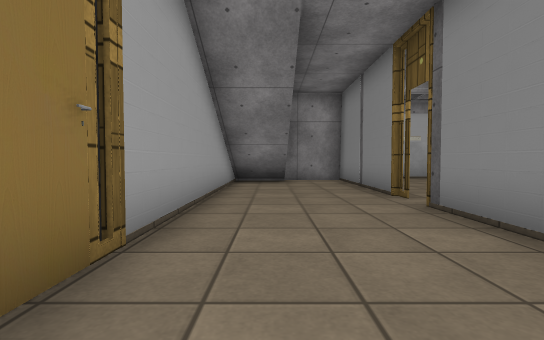
View 1 (above)

12 first-person views from a walk through a 3-D level made in the Unity game engine. The camera is 0.72 m above the floor, tilts 2° down and sees 85° across. The floor is counted in squares, 1 m on a side. Each view is taken from the middle of a square. On the plan, view 1 faces up. The plan holds only what a view shows up to about 10 squares ahead; the rest is blank. The place goes on beyond the plan. Door leaves are left out, so doorways stand open. Some surface patterns are stand-ins.

View 2
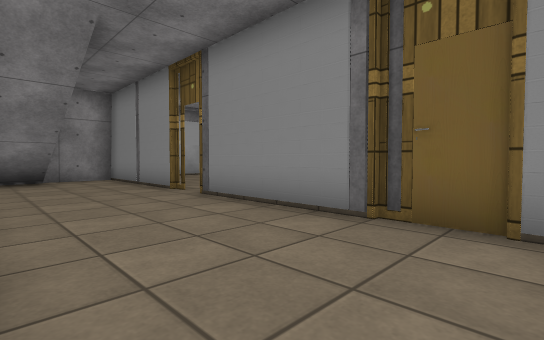

View 3
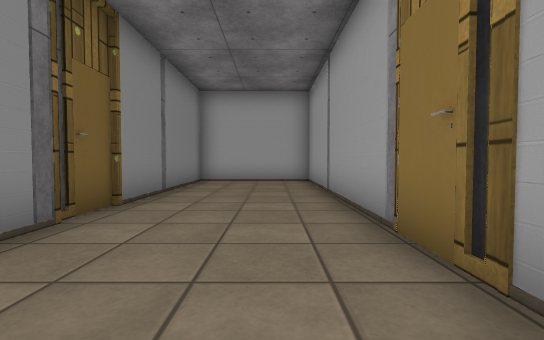

View 4
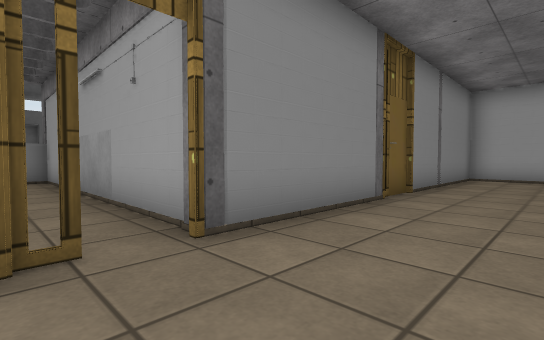

View 5
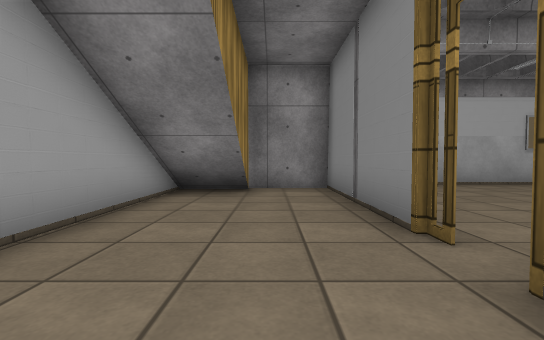

View 6
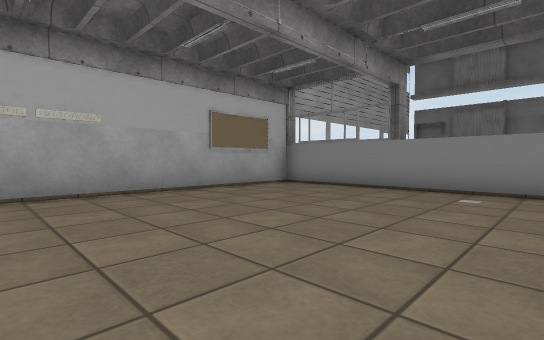

View 7
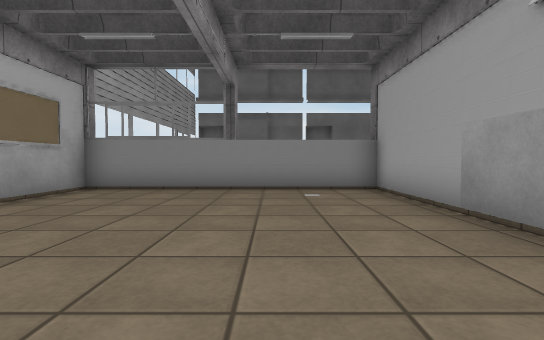

View 8
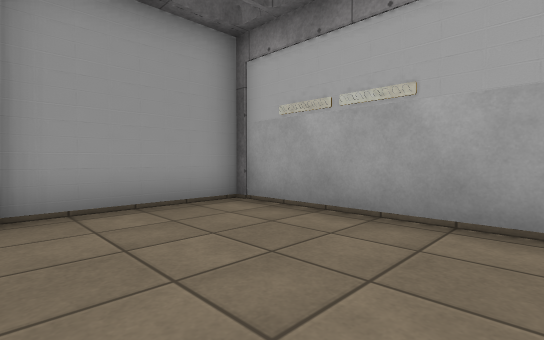

View 9
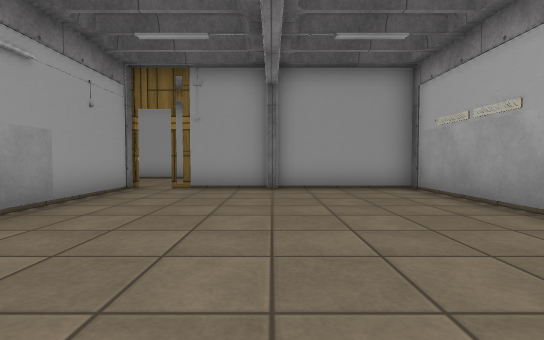

View 10
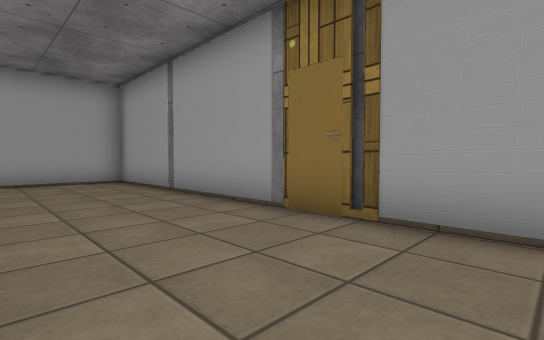

View 11
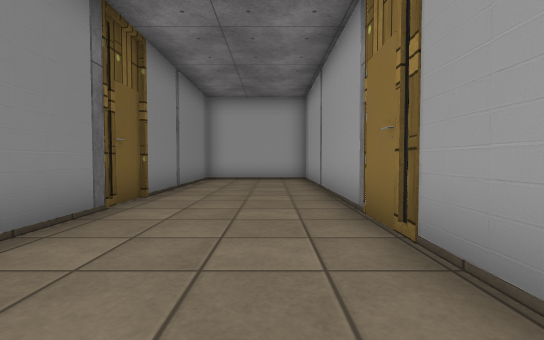

View 12
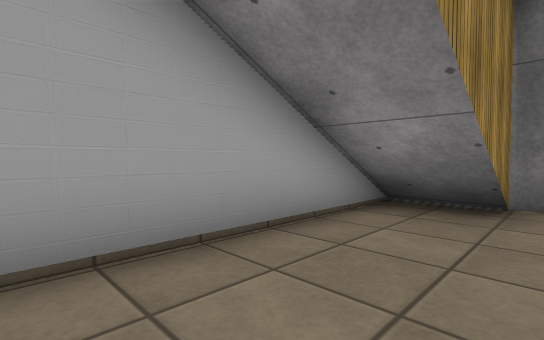

### Floor plan
Points are (right, up) in squares from view 1. A wall is a line through its corners. A room is listed if a view was taken in it or the views show most of it. See-through windows are left out.
Room 1 (views 1, 2, 3, 4, 5, 10, 11, 12)
walls: (2.4, 5.4) (2.4, 10.4) (0.4, 10.4) (0.4, 8.2); (-1.2, 10.1) (-1.2, -6) (2.4, -6) (2.4, 4.4)
ways out: open door at (3, 5) to room 2
Room 2 (views 6, 7, 8, 9)
walls: (2.6, 7.9) (2.6, 5.8); (2.4, 4.4) (11.2, 4.4) (11.2, 11.5) (2.6, 11.5) (2.6, 8.1)
ways out: open door at (3, 5) to room 1

Positions as (right, up) in squares from view 1, and headings:
1: (0, 0), facing up
2: (-1, -1), facing up-right
3: (0, 4), facing down
4: (0, 6), facing down-right
5: (1, 3), facing up
6: (4, 5), facing up-right
7: (4, 7), facing right
8: (7, 8), facing up-left
9: (10, 8), facing left
10: (2, 4), facing down-left
11: (0, 5), facing down
12: (1, 5), facing up-left
